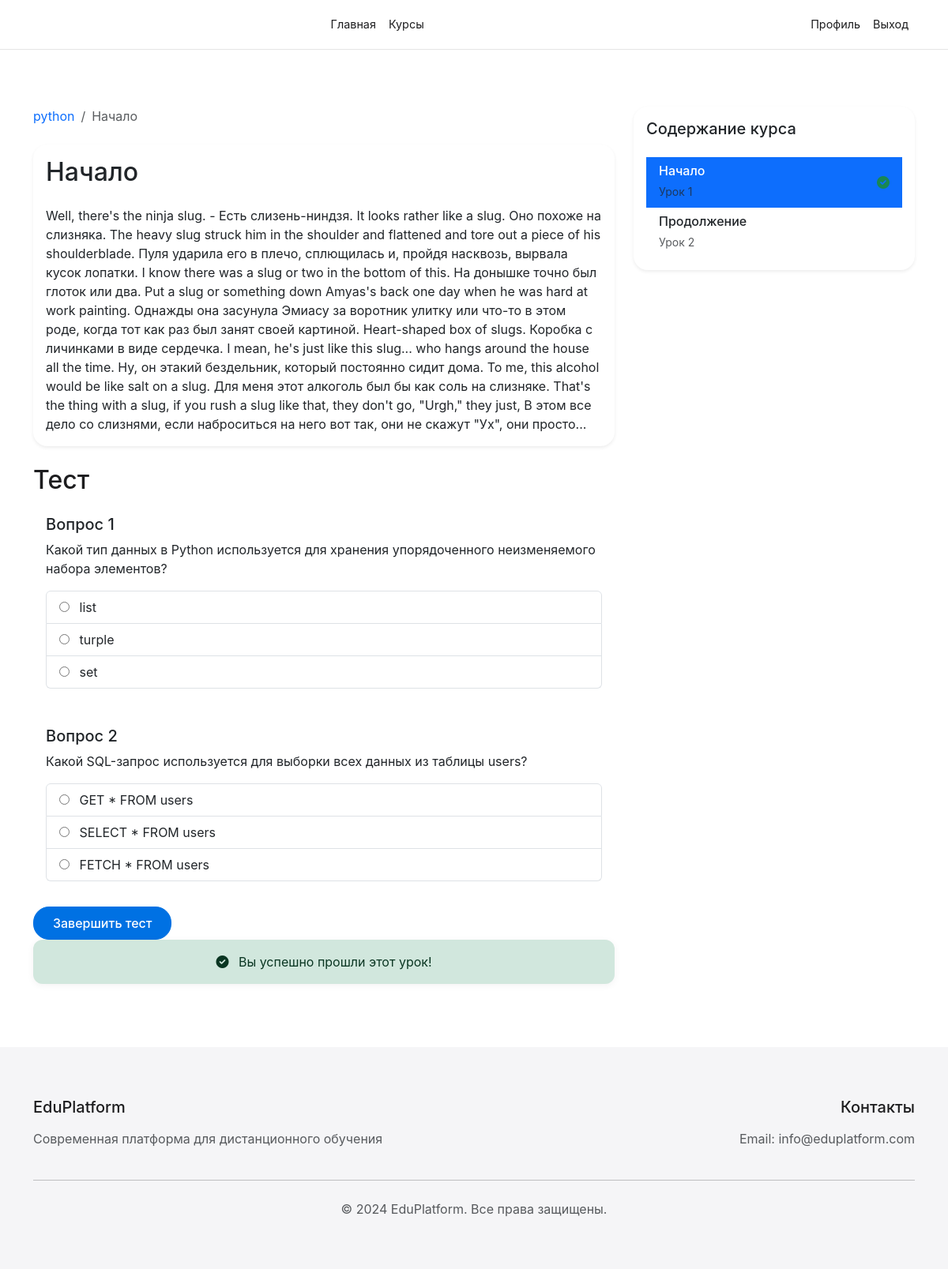
The app's page /courses/it/lesson/1/ (signed in) with its own data.
### courses/models.py (models this page shows, shortened)
class Lesson(models.Model):
    course = models.ForeignKey(Course, on_delete=models.CASCADE, related_name='lessons')
    title = models.CharField(max_length=200)
    content = models.TextField()
    order = models.IntegerField(default=0)
    created_at = models.DateTimeField(auto_now_add=True)
    class Meta:
        ordering = ['order']

class Course(models.Model):
    title = models.CharField(max_length=200)
    slug = models.SlugField(unique=True, blank=True)
    description = models.TextField()
    image = models.ImageField(upload_to='courses/')
    is_popular = models.BooleanField(default=False)
    created_at = models.DateTimeField(auto_now_add=True)
    updated_at = models.DateTimeField(auto_now=True)
    teacher = models.ForeignKey(settings.AUTH_USER_MODEL, on_delete=models.CASCADE, related_name='courses')
    students = models.ManyToManyField(settings.AUTH_USER_MODEL, related_name='enrolled_courses', blank=True)
    class Meta:
        ordering = ['-created_at']

class Question(models.Model):
    lesson = models.ForeignKey(Lesson, on_delete=models.CASCADE, related_name='questions')
    question_text = models.TextField()
    answers = models.JSONField(encoder=DateTimeEncoder)  # Используем кастомный энкодер
    correct_answer = models.CharField(max_length=200)
    created_at = models.DateTimeField(auto_now_add=True)

### courses/views.py (the view, shortened to what this page needs)
# urls.py: path('lesson/<int:lesson_id>/', lesson_detail, name='lesson_detail'),
@login_required
def lesson_detail(request, course_slug, lesson_id):
    lesson = get_object_or_404(Lesson, id=lesson_id, course__slug=course_slug)
    progress, created = UserProgress.objects.get_or_create(
        user=request.user,
        lesson=lesson
    )
    questions = lesson.questions.all()
    user_progress = UserProgress.objects.filter(user=request.user, lesson__course=lesson.course)
    test_result = None
    percentage = None
    return render(request, 'courses/lesson_detail.html', {
        'lesson': lesson,
        'progress': progress,
        'questions': questions,
        'user_progress': user_progress,
        'test_result': test_result,
        'percentage': percentage,
    })

### courses/templatetags/course_tags.py (called while the page is built)
@register.filter
def filter_lesson(queryset, lesson):
    try:
        return queryset.get(lesson=lesson)
    except:
        return None

### templates/courses/lesson_detail.html (shortened to what this page needs)
{% extends 'base.html' %}
{% load course_tags %}
{% block content %}
<div class="container mt-5 pt-4">
    <div class="row">
        <div class="col-lg-8">
            <nav aria-label="breadcrumb" class="mb-4">
                <ol class="breadcrumb">
                    <li class="breadcrumb-item">
                        <a href="{% url 'courses:course_detail' lesson.course.slug %}" class="text-decoration-none">
                            {{ lesson.course.title }}
                        </a>
                    </li>
                    <li class="breadcrumb-item active" aria-current="page">{{ lesson.title }}</li>
                </ol>
            </nav>
            <div class="card border-0 shadow-sm mb-4">
                <div class="card-body">
                    <h1 class="h2 mb-4">{{ lesson.title }}</h1>
                    <div class="lesson-content">
                        {{ lesson.content|safe }}
                    </div>
                </div>
            </div>
            <h2 class="mt-4">Тест</h2>
            <form method="post">
                {% for question in questions %}
                    <div class="card mb-3">
                        <div class="card-body">
                            <h5 class="card-title">Вопрос {{ forloop.counter }}</h5>
                            <p class="card-text">{{ question.question_text }}</p>
                            <div class="list-group">
                                {% for answer in question.answers %}
                                    <label class="list-group-item">
                                        <input type="radio" name="question_{{ question.id }}" value="{{ answer }}" class="me-2">
                                        {{ answer }}
                                    </label>
                                {% endfor %}
                            </div>
                        </div>
                    </div>
                {% empty %}
                    <p>Вопросы для этого урока пока не добавлены.</p>
                {% endfor %}
                {% if questions %}
                    <button type="submit" class="btn btn-primary">Завершить тест</button>
                {% endif %}
            </form>
            {% if not progress.completed %}
                <form method="post" class="text-center">
                    {% csrf_token %}
                    <button type="submit" class="btn btn-success btn-lg">
                        <i class="fas fa-check-circle me-2"></i>
                        Отметить урок как пройденный
                    </button>
                </form>
            {% else %}
                <div class="alert alert-success text-center">
                    <i class="fas fa-check-circle me-2"></i>
                    Вы успешно прошли этот урок!
                </div>
            {% endif %}
        </div>
        <div class="col-lg-4">
            <div class="card border-0 shadow-sm sticky-top" style="top: 2rem;">
                <div class="card-body">
                    <h5 class="card-title mb-4">Содержание курса</h5>
                    <div class="list-group list-group-flush">
                        {% for course_lesson in lesson.course.lessons.all %}
                            <a href="{% url 'courses:lesson_detail' lesson.course.slug course_lesson.id %}"
                               class="list-group-item list-group-item-action {% if course_lesson == lesson %}active{% endif %}">
                                <div class="d-flex justify-content-between align-items-center">
                                    <div>
                                        <h6 class="mb-1">{{ course_lesson.title }}</h6>
                                        <small class="text-muted">Урок {{ forloop.counter }}</small>
                                    </div>
                                    {% if user.is_authenticated %}
                                        {% with lesson_progress=user_progress|filter_lesson:course_lesson %}
                                            {% if lesson_progress.completed %}
                                                <i class="fas fa-check-circle text-success"></i>
                                            {% endif %}
                                        {% endwith %}
                                    {% endif %}
                                </div>
                            </a>
                        {% endfor %}
                    </div>
                </div>
            </div>
        </div>
    </div>
</div>
{% endblock %}

### templates/base.html (style rules this page uses)
:root { --primary-color: #0071e3; --text-color: #1d1d1f; --background-color: #ffffff; --secondary-background: #f5f5f7; --font-family: -apple-system, BlinkMacSystemFont, 'SF Pro Text', 'Helvetica Neue', sans-serif; }
body { font-family: var(--font-family); color: var(--text-color); line-height: 1.5; -webkit-font-smoothing: antialiased; background-color: var(--background-color); }
.btn-primary { background-color: var(--primary-color); border-color: var(--primary-color); border-radius: 20px; padding: 0.5rem 1.5rem; font-weight: 500; transition: all 0.3s ease; }
.card { border: none; border-radius: 18px; overflow: hidden; transition: transform 0.3s ease, box-shadow 0.3s ease; }
.alert { border-radius: 12px; border: none; box-shadow: 0 2px 10px rgba(0, 0, 0, 0.05); }

### records on screen
Lesson: course "python", title "Начало", content "Well, there's the ninja slug. - Есть слизень-ниндзя. It looks rather like a slug. Оно похоже на слизняка. The heavy slug struck him in the shoulder and flattened and tore out a piece of his shoulderblade. Пуля ударила его в плечо, сплющилась и, пройдя насквозь, вырвала кусок лопатки. I know there was a slug or two in the bottom of this. На донышке точно был глоток или два. Put a slug or something down Amyas's back one day when he was hard at work painting. Однажды она засунула Эмиасу за воротник улитку или что-то в этом роде, когда тот как раз был занят своей картиной. Heart-shaped box of slugs. Коробка с личинками в виде сердечка. I mean, he's just like this slug... who hangs around the…"
Question: question_text "Какой тип данных в Python используется для хранения упорядоченного неизменяемого набора элементов?", answers "list" "turple" "set"
Question: question_text "Какой SQL-запрос используется для выборки всех данных из таблицы users?", answers "GET * FROM users" "SELECT * FROM users" "FETCH * FROM users"
Lesson: title "Продолжение"
